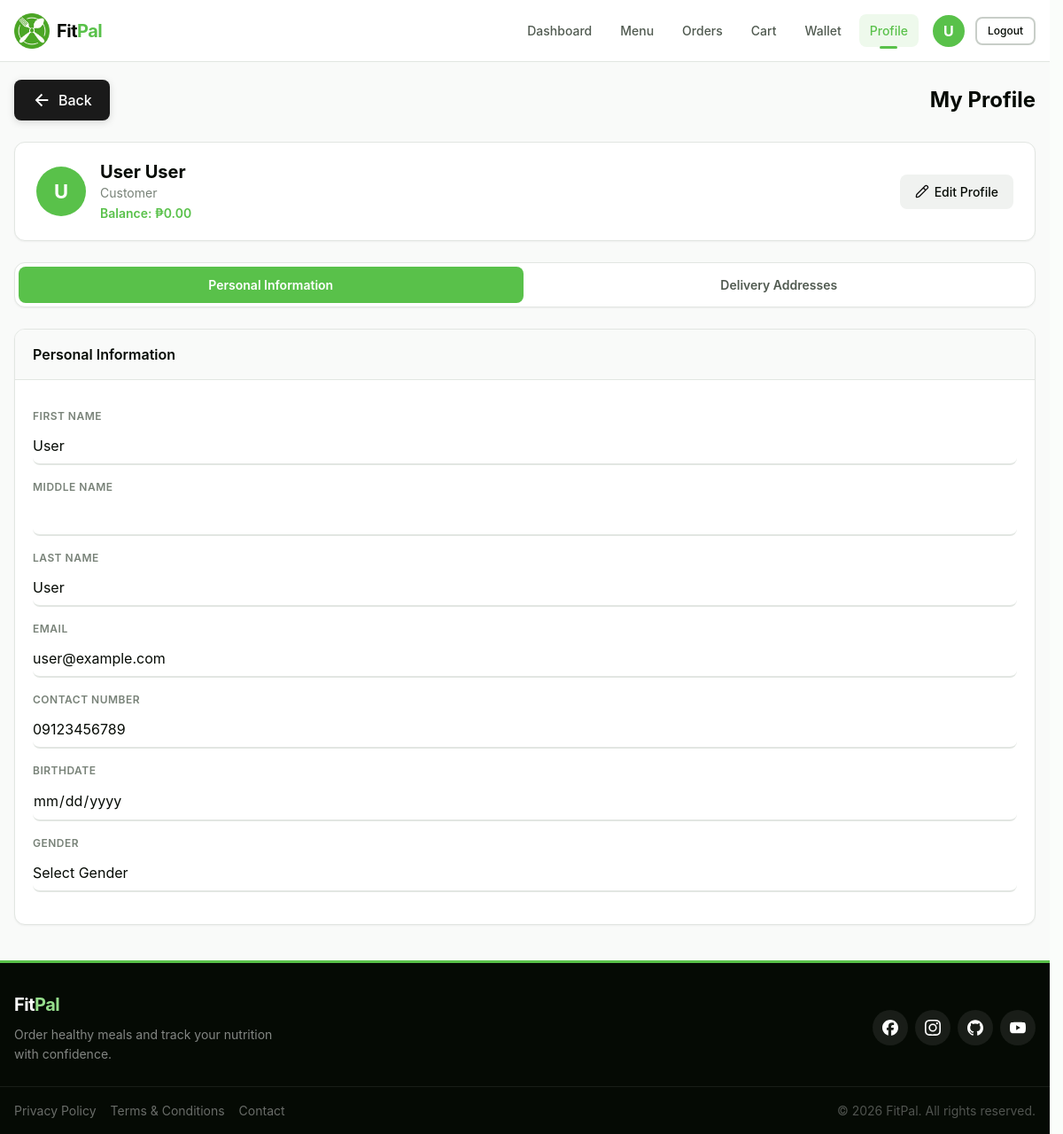
The page /customer/pages/profile.php (signed in) on the database its author committed.
### tables this page shows
CREATE TABLE customer (
    customer_id INT AUTO_INCREMENT PRIMARY KEY,
    first_name VARCHAR(50) NOT NULL,
    middle_name VARCHAR(50) NULL,
    last_name VARCHAR(50) NOT NULL,
    birthdate DATE NULL,
    gender VARCHAR(10) NULL CHECK (
        gender IN ('Male', 'Female', 'Other')
    ),
    email VARCHAR(100) NOT NULL UNIQUE,
    contact_number VARCHAR(15) NULL,
    username VARCHAR(30) NULL UNIQUE,
    password VARCHAR(255) NOT NULL,
    date_created TIMESTAMP DEFAULT CURRENT_TIMESTAMP,
    is_active TINYINT(1) DEFAULT 1,
    INDEX idx_email (email),
    INDEX idx_username (username),
    INDEX idx_contact_number (contact_number)
) COMMENT = 'Customer account information';

CREATE TABLE customer_profile (
    customer_profile_id INT AUTO_INCREMENT PRIMARY KEY,
    customer_id INT NOT NULL UNIQUE,
    financial_account_id INT NOT NULL UNIQUE,
    profile_picture VARCHAR(255) NULL,
    dietary_preferences TEXT NULL,
    allergies TEXT NULL,
    fitness_goal VARCHAR(30) NULL CHECK (
        fitness_goal IN (
            'weight_loss',
            'muscle_gain',
            'maintenance'
        )
    ),
    height_cm DECIMAL(5, 2) NULL CHECK (
        height_cm IS NULL
        OR height_cm > 0
    ),
    weight_kg DECIMAL(5, 2) NULL CHECK (
        weight_kg IS NULL
        OR weight_kg > 0
    ),
    FOREIGN KEY (customer_id) REFERENCES customer (customer_id) ON DELETE CASCADE,
    FOREIGN KEY (financial_account_id) REFERENCES financial_account (financial_account_id) ON DELETE CASCADE,
    INDEX idx_customer_id (customer_id),
    INDEX idx_financial_account_id (financial_account_id)
) COMMENT = 'Customer profile with dietary and health information';

CREATE TABLE financial_account (
    financial_account_id INT AUTO_INCREMENT PRIMARY KEY,
    balance DECIMAL(10, 2) NOT NULL DEFAULT 0.00 CHECK (balance >= 0),
    account_type VARCHAR(20) NOT NULL CHECK (
        account_type IN (
            'customer',
            'rider',
            'restaurant'
        )
    ),
    date_created TIMESTAMP DEFAULT CURRENT_TIMESTAMP,
    INDEX idx_account_type (account_type)
) COMMENT = 'Financial accounts for all users';

### customer/includes/customer-csrf-token.php (called while the page is built, shortened)
<?php
if (!function_exists('getCustomerCsrfToken')) {
    function getCustomerCsrfToken(): string
    {
        return (string)$_SESSION['customer_csrf_token'];
    }
}

### customer/backend/database/customer-queries.php (called while the page is built, shortened)
<?php
function getCustomerProfile(PDO $db, int $customerId): array|false
{
    $stmt = $db->prepare(
        "SELECT
            c.customer_id,
            c.first_name,
            c.middle_name,
            c.last_name,
            c.email,
            c.username,
            c.contact_number,
            c.birthdate,
            c.gender,
            cp.dietary_preferences,
            cp.allergies,
            cp.fitness_goal,
            cp.height_cm,
            cp.weight_kg,
            fa.balance
        FROM customer c
        LEFT JOIN customer_profile cp ON c.customer_id = cp.customer_id
        LEFT JOIN financial_account fa ON cp.financial_account_id = fa.financial_account_id
        WHERE c.customer_id = ?"
    );
    $stmt->execute([$customerId]);
    return $stmt->fetch(PDO::FETCH_ASSOC);
}
function formatCurrency(int|float|string|null $amount): string
{
    return '₱' . number_format((float)($amount ?? 0), 2);
}

### customer/pages/profile.php (the view, shortened to what this page needs)
<?php
$returnSlug  = $_SESSION['profile_return_slug'] ?? '';
$returnHref  = $returnSlug !== '' ? PROFILE_RETURN_DESTINATIONS[$returnSlug] : '';
$returnLabel = $returnSlug !== '' ? ucfirst($returnSlug) : '';
require_once __DIR__ . '/../includes/header.php';
require_once __DIR__ . '/../backend/database/customer-queries.php';
$customerId = (int)$_SESSION['customer_id'];
$profileData = getCustomerProfile($database_connection, $customerId) ?: null;
$fullName     = trim(($profileData['first_name'] ?? '') . ' ' . ($profileData['last_name'] ?? ''));
$balance      = (float)($profileData['balance'] ?? 0);
?>
<div class="content profile-page">
    <div class="container">
        <div class="page-title-header">
            <div class="page-title-header-top">
                <button type="button" id="profileBackBtn" class="back-btn"
                    data-fallback-href="<?php echo $returnHref !== '' ? htmlspecialchars($returnHref, ENT_QUOTES, 'UTF-8') : ''; ?>">
                    <img src="<?php echo $assetBase; ?>assets/images/icons/arrow-left-line.svg" alt="Back"
                        class="back-btn-icon" width="20" height="20">
                    <span>Back<?php echo $returnLabel !== '' ? ' to ' . htmlspecialchars($returnLabel, ENT_QUOTES, 'UTF-8') : ''; ?></span>
                </button>
                <h1>My Profile</h1>
            </div>
        </div>
        <div class="profile-header-card">
            <div class="profile-header-left">
                <div class="profile-avatar">
                    <div class="profile-avatar-placeholder">
                        <span><?php echo htmlspecialchars(strtoupper(substr($fullName, 0, 1) ?: 'U'), ENT_QUOTES, 'UTF-8'); ?></span>
                    </div>
                </div>
                <div class="profile-name-role">
                    <p class="profile-full-name">
                        <?php echo htmlspecialchars($fullName ?: 'Customer', ENT_QUOTES, 'UTF-8'); ?></p>
                    <span class="profile-role-badge">Customer</span>
                    <span class="profile-balance">Balance: <?php echo formatCurrency($balance); ?></span>
                </div>
            </div>
            <div class="profile-header-right">
                <button type="button" id="editProfileBtn" class="btn btn-edit">
                    <img src="<?php echo $assetBase; ?>assets/images/icons/edit.svg" alt="Edit" class="btn-icon">
                    Edit Profile
                </button>
            </div>
        </div>
        <div class="profile-tabs">
            <button type="button" id="tabBtnPersonal" class="profile-tab active" data-tab="personal">
                Personal Information
            </button>
            <button type="button" id="tabBtnAddresses" class="profile-tab" data-tab="addresses">
                Delivery Addresses
            </button>
        </div>
        <div class="profile-tab-content active" id="tab-personal">
            <div class="profile-card">
                <div class="card-header">
                    <h3>Personal Information</h3>
                </div>
                <div class="card-body">
                    <form id="profileForm" method="POST" action="../backend/handlers/profile-handler.php">
                        <div class="form-group">
                            <label for="first_name" class="field-label">First Name</label>
                            <input type="text" id="first_name" name="first_name" class="form-control"
                                value="<?php echo htmlspecialchars($profileData['first_name'] ?? '', ENT_QUOTES, 'UTF-8'); ?>"
                                disabled>
                        </div>
                        <div class="form-group">
                            <label for="middle_name" class="field-label">Middle Name</label>
                            <input type="text" id="middle_name" name="middle_name" class="form-control"
                                value="<?php echo htmlspecialchars($profileData['middle_name'] ?? '', ENT_QUOTES, 'UTF-8'); ?>"
                                disabled>
                        </div>
                        <div class="form-group">
                            <label for="last_name" class="field-label">Last Name</label>
                            <input type="text" id="last_name" name="last_name" class="form-control"
                                value="<?php echo htmlspecialchars($profileData['last_name'] ?? '', ENT_QUOTES, 'UTF-8'); ?>"
                                disabled>
                        </div>
                        <div class="form-group">
                            <label for="email" class="field-label">Email</label>
                            <input type="email" id="email" class="form-control"
                                value="<?php echo htmlspecialchars($profileData['email'] ?? '', ENT_QUOTES, 'UTF-8'); ?>"
                                disabled>
                        </div>
                        <div class="form-group">
                            <label for="contact_number" class="field-label">Contact Number</label>
                            <input type="tel" id="contact_number" name="contact_number" class="form-control"
                                value="<?php echo htmlspecialchars($profileData['contact_number'] ?? '', ENT_QUOTES, 'UTF-8'); ?>"
                                disabled>
                        </div>
                        <div class="form-group">
                            <label for="birthdate" class="field-label">Birthdate</label>
                            <input type="date" id="birthdate" name="birthdate" class="form-control"
                                value="<?php echo htmlspecialchars($profileData['birthdate'] ?? '', ENT_QUOTES, 'UTF-8'); ?>"
                                disabled>
                        </div>
                        <div class="form-group">
                            <label for="gender" class="field-label">Gender</label>
                            <select id="gender" name="gender" class="form-control" disabled>
                                <option value="">Select Gender</option>
                            </select>
                        </div>
                    </form>
                </div>
            </div>
        </div>
    </div>
</div>
<?php require_once __DIR__ . '/../../shared/includes/footer.php'; ?>

### customer/includes/header.php (shortened to what this page needs)
<?php
require_once __DIR__ . '/customer-csrf-token.php';
$csrfToken = getCustomerCsrfToken();
require_once __DIR__ . '/../backend/database/customer-connect.php';
function getCustomerAssetBase(): string {
    $scriptPath = $_SERVER['SCRIPT_NAME'];
    $dirPath    = dirname($scriptPath);
    $segments   = array_filter(explode('/', $dirPath));
    $depth      = count($segments);
    return str_repeat('../', $depth) . 'shared/';
}
$assetBase = getCustomerAssetBase();
$isLoggedIn  = false;
$userName    = '';
$userInitial = '';
if (isset($_SESSION['customer_id']) && !empty($_SESSION['customer_id'])) {
    $isLoggedIn = true;
    try {
        $stmt = $database_connection->prepare(
            "SELECT first_name, last_name FROM customer WHERE customer_id = :id LIMIT 1"
        );
        $stmt->execute([':id' => $_SESSION['customer_id']]);
        $customerData = $stmt->fetch(PDO::FETCH_ASSOC);
        if ($customerData) {
            $userName    = trim($customerData['first_name'] . ' ' . $customerData['last_name']);
            $userInitial = strtoupper(substr($customerData['first_name'], 0, 1));
        }
    } catch (PDOException $e) {
    }
}
$currentPage = basename($_SERVER['PHP_SELF']);
$pageCssMap = [
    'sign-in.php'        => 'sign-in.css',
    'sign-up.php'        => 'sign-up.css',
    'dashboard.php'      => 'dashboard.css',
    'menu.php'           => 'menu.css',
    'orders.php'         => 'orders.css',
    'cart.php'           => 'cart.css',
    'checkout.php'       => 'checkout.css',
    'wallet.php'         => 'wallet.css',
    'profile.php'        => 'profile.css',
    'order-receipt.php'  => 'order-receipt.css',
];
$pageCssFile = $pageCssMap[$currentPage] ?? '';
$pageCssPath = '';
if (!empty($pageCssFile) && file_exists(__DIR__ . '/../assets/css/' . $pageCssFile)) {
    $pageCssPath = '../assets/css/' . $pageCssFile;
}
?>
<!DOCTYPE html>
<html lang="en">
<head>
    <link rel="stylesheet" href="<?php echo $assetBase; ?>assets/css/global.css">
    <link rel="stylesheet" href="<?php echo $assetBase; ?>assets/css/header.css">
    <link rel="stylesheet" href="../assets/css/header.css">
    <?php if (!empty($pageCssPath)): ?>
    <link rel="stylesheet" href="<?php echo $pageCssPath; ?>">
    <?php endif; ?>
</head>
<body>
    <header class="header customer-header" role="banner">
        <div class="header-container">
            <div class="header-logo">
                <a href="<?php echo $assetBase; ?>../index.php" class="logo-link" aria-label="FitPal Home">
                    <img src="<?php echo $assetBase; ?>assets/images/brand/Logo.png" alt="FitPal Logo"
                        class="logo-image">
                    <span class="logo-text">Fit<span>Pal</span></span>
                </a>
            </div>
            <nav class="header-nav" id="mainNav" role="navigation" aria-label="Customer navigation">
                <?php if ($isLoggedIn): ?>
                <ul class="nav-list">
                    <li class="nav-item">
                        <a href="dashboard.php"
                            class="nav-link <?php echo ($currentPage === 'dashboard.php') ? 'active' : ''; ?>">Dashboard</a>
                    </li>
                    <li class="nav-item">
                        <a href="menu.php"
                            class="nav-link <?php echo ($currentPage === 'menu.php') ? 'active' : ''; ?>">Menu</a>
                    </li>
                    <li class="nav-item">
                        <a href="orders.php"
                            class="nav-link <?php echo in_array($currentPage, ['orders.php', 'order-tracking.php', 'order-receipt.php'], true) ? 'active' : ''; ?>">Orders</a>
                    </li>
                    <li class="nav-item">
                        <a href="cart.php"
                            class="nav-link <?php echo ($currentPage === 'cart.php') ? 'active' : ''; ?>">
                            Cart
                        </a>
                    </li>
                    <li class="nav-item">
                        <a href="wallet.php"
                            class="nav-link <?php echo ($currentPage === 'wallet.php') ? 'active' : ''; ?>">Wallet</a>
                    </li>
                    <li class="nav-item">
                        <a href="profile.php"
                            class="nav-link <?php echo ($currentPage === 'profile.php') ? 'active' : ''; ?>">Profile</a>
                    </li>
                </ul>
                <div class="nav-actions">
                    <div class="user-profile-circle"
                        title="<?php echo htmlspecialchars($userName, ENT_QUOTES, 'UTF-8'); ?>">
                        <?php if (!empty($userInitial)): ?>
                        <span
                            class="user-initial"><?php echo htmlspecialchars($userInitial, ENT_QUOTES, 'UTF-8'); ?></span>
                        <?php else: ?>
                        <img src="<?php echo $assetBase; ?>assets/images/icons/user-profile-circle.svg" alt="Profile"
                            class="profile-icon">
                        <?php endif; ?>
                    </div>
                    <button type="button" class="btn btn-outline btn-sm logout-btn" data-logout-trigger
                        data-csrf-token="<?php echo htmlspecialchars($csrfToken, ENT_QUOTES, 'UTF-8'); ?>">
                        Logout
                    </button>
                </div>
                <?php endif; ?>
            </nav>
        </div>
    </header>
    <main class="main-content" role="main">

### rows shown on the page
customer: first_name "U"
customer_profile: customer.last_name "U", customer.last_name "User User", financial_account.balance "₱0.00", first_name "User", last_name "User", customer.email "user@example.com", contact_number "09123456789"
